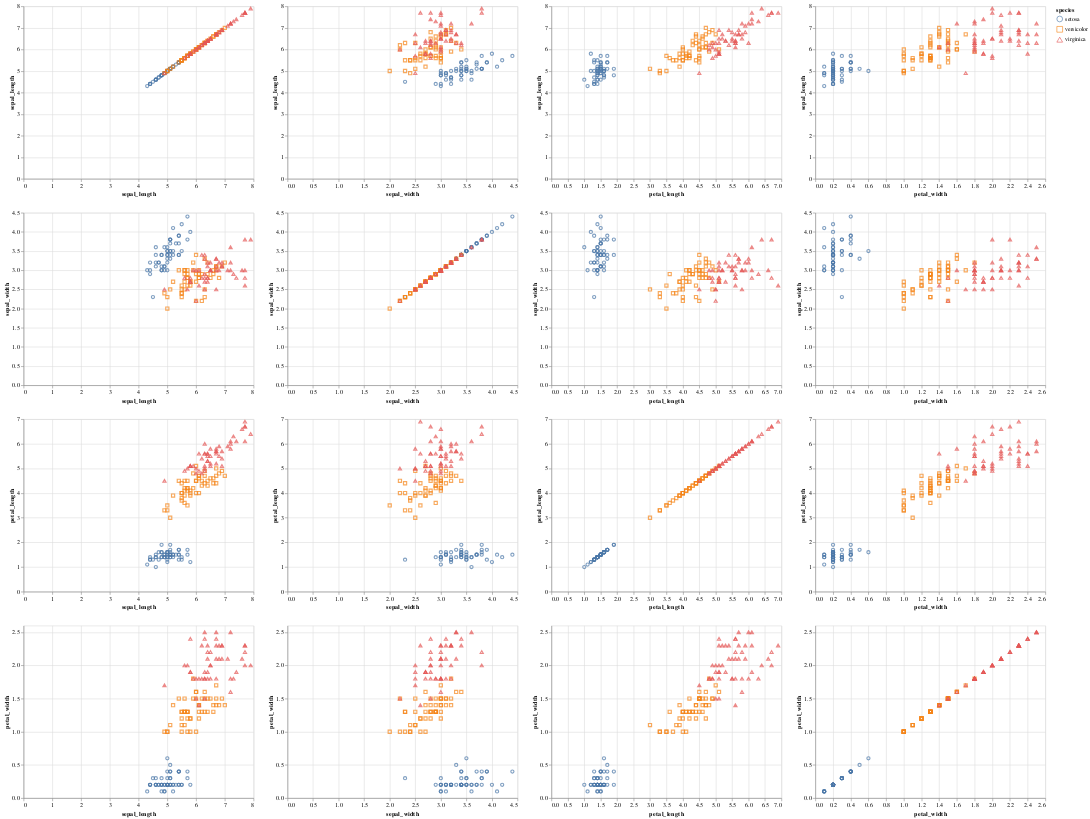

Here is the notebook cell this chart was saved with:
### Code cell
altair.Chart(df).mark_point().encode(
        x=alt.X(alt.repeat('column'),type='quantitative'),
        y=alt.Y(alt.repeat('row'),type='quantitative'),
        color='species', shape='species').repeat(
    row=df.columns[:4].tolist(),
    column=df.columns[:4].tolist()
)

### Figure 1 — Vega-Lite specification as saved in the notebook (floating-point values rounded to 4 significant figures; data arrays with more than 128 entries replaced by an {"elided": "..."} marker saying what was removed)
{"$schema": "https://vega.github.io/schema/vega-lite/v2.6.0.json", "config": {"view": {"height": 300, "width": 400}}, "datasets": {"data-8df528847cad460b58bcfcaa2e99bff7": {"elided": "150 records"}}, "repeat": {"column": ["sepal_length", "sepal_width", "petal_length", "petal_width"], "row": ["sepal_length", "sepal_width", "petal_length", "petal_width"]}, "spec": {"data": {"name": "data-8df528847cad460b58bcfcaa2e99bff7"}, "encoding": {"color": {"field": "species", "type": "nominal"}, "shape": {"field": "species", "type": "nominal"}, "x": {"field": {"repeat": "column"}, "type": "quantitative"}, "y": {"field": {"repeat": "row"}, "type": "quantitative"}}, "mark": "point"}}
